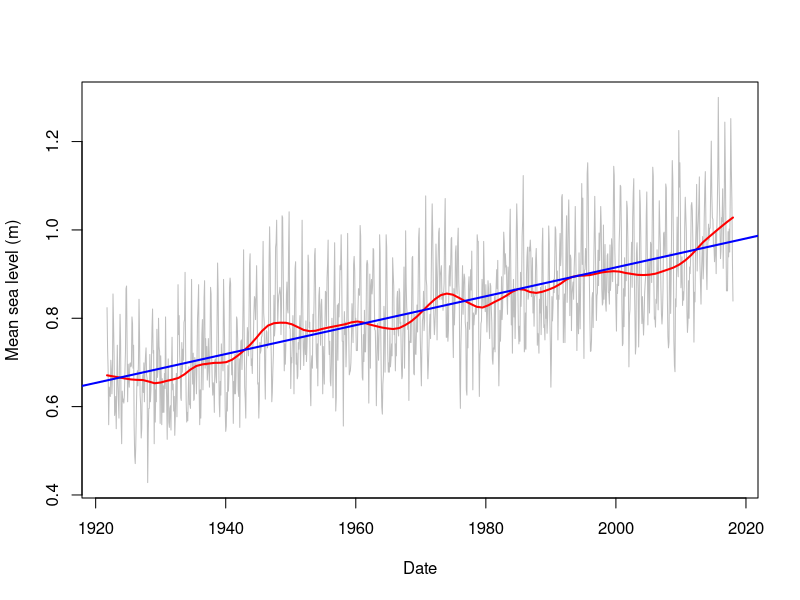

The R script that drew this image:
## ---- chunk 1
knitr::opts_chunk$set(echo = TRUE)
knitr::opts_chunk$set(root_dir = '../')
## ---- chunk 2
# url for data: 
# https://tidesandcurrents.noaa.gov/waterlevels.html?id=8665530&units=standard&bdate=19211001&edate=20501101&timezone=GMT&datum=MLLW&interval=m&action=data
# metadata on data fields: 
# https://tidesandcurrents.noaa.gov/datum_options.html
water_ht <- read.csv('./data/CO-OPS__8665530__ml.csv')
head(water_ht)
# make a date variable
water_ht$date <- with(water_ht, 
                      as.Date(paste(Year, Month, 01, sep = "-")))
## ---- chunk 3
msl_lm = lm(MSL ~ date, data = water_ht)

plot(MSL ~ date, data = water_ht, type = 'l', col = 'grey', 
     xlab = 'Date', ylab = 'Mean sea level (m)')
lines(with(water_ht, lowess(date, MSL, f = 0.1)), col = 'red', lwd=2)
abline(msl_lm, col = 'blue', lwd = 2)
